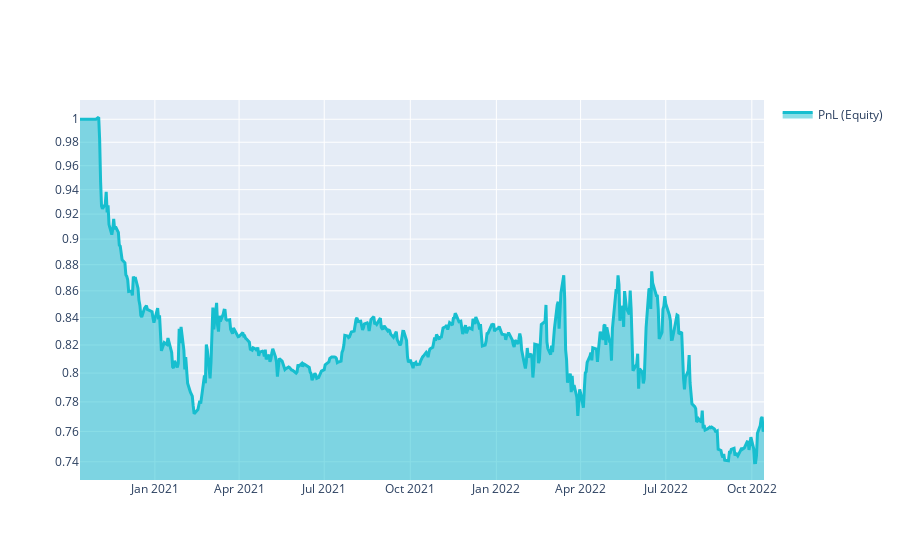

Here is the notebook cell this chart was saved with:
### Markdown cell above
# Q18 Quick Start

This template shows you the basic steps for taking part to the **Q18 NASDAQ-100 Stock Long-Short contest**.

### Code cell
import xarray as xr

import qnt.ta as qnta
import qnt.data as qndata
import qnt.output as qnout
import qnt.stats as qns

data = qndata.stocks.load_ndx_data(min_date="2020-10-13")

close     = data.sel(field="close")
is_liquid = data.sel(field="is_liquid")
sma_slow  = qnta.sma(close, 100)
sma_fast  = qnta.sma(close, 20)
weights   = xr.where(sma_slow < sma_fast, 1, -1)
weights   = weights * is_liquid

weights = qnout.clean(weights, data, "stocks_nasdaq100")

# calc stats
stats = qns.calc_stat(data, weights.sel(time=slice("2020-10-13", None)))
display(stats.to_pandas().tail())

# graph
performance = stats.to_pandas()["equity"]
import qnt.graph as qngraph

qngraph.make_plot_filled(performance.index, performance, name="PnL (Equity)", type="log")

### Figure 1 — Plotly figure (JSON) as saved in the notebook; plotly's stock layout.template omitted (floating-point values rounded to 4 significant figures; data arrays with more than 128 entries replaced by an {"elided": "..."} marker saying what was removed)
{"data": [{"fill": "tonexty", "line": {"color": "#17BECF", "width": 3}, "name": "PnL (Equity)", "type": "scatter", "x": {"elided": "506 str values"}, "y": {"elided": "506 float values"}}], "layout": {"showlegend": true, "yaxis": {"range": [-0.1377, 0.007358], "type": "log"}}}
